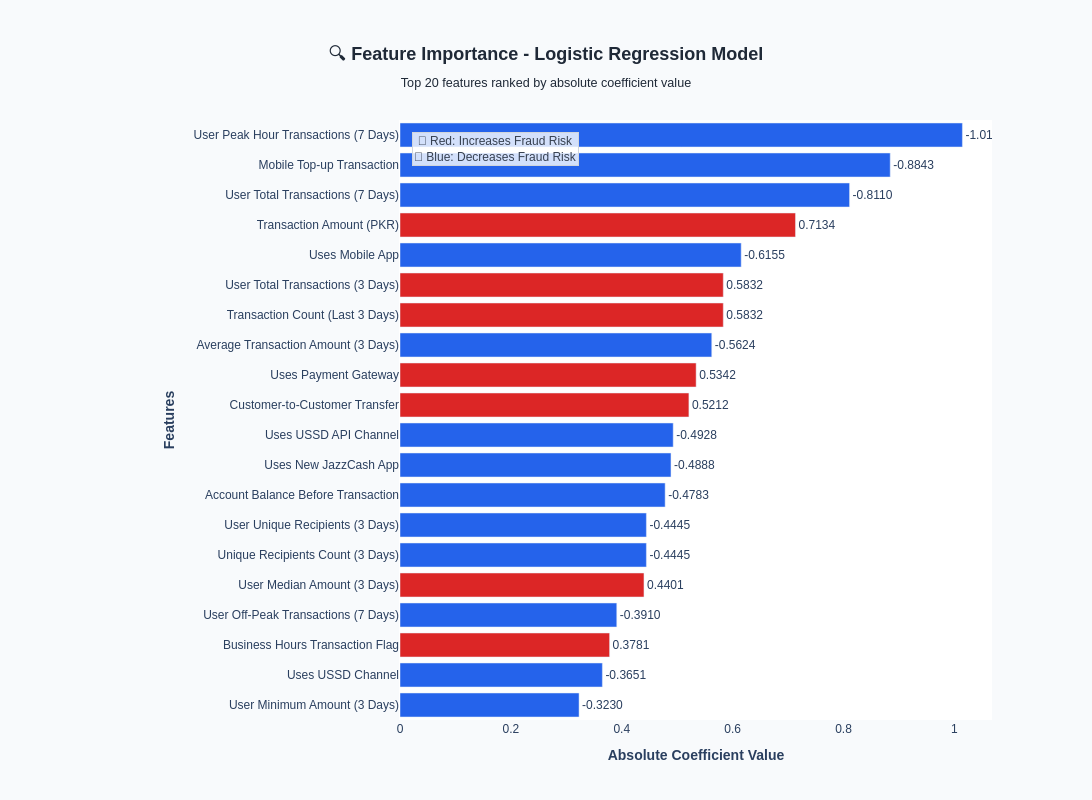

Notebook code for this chart:
### Code cell
# Step 8: Professional Feature Importance Visualization
print(f"\n🎨 STEP 8: FEATURE IMPORTANCE VISUALIZATION")
print("-" * 60)

# Create feature importance visualization
fig, ((ax1, ax2), (ax3, ax4)) = plt.subplots(2, 2, figsize=(18, 12))

# Plot 1: Top 15 Feature Importance (Horizontal Bar)
top_15_features = feature_importance.head(15)
colors = ['red' if coef > 0 else 'blue' for coef in top_15_features['Coefficient']]

ax1.barh(range(len(top_15_features)), top_15_features['Abs_Coefficient'], color=colors, alpha=0.7)
ax1.set_yticks(range(len(top_15_features)))
ax1.set_yticklabels([name[:30] + '...' if len(name) > 30 else name 
                     for name in top_15_features['Feature_Name']], fontsize=10)
ax1.set_xlabel('Absolute Coefficient Value')
ax1.set_title('📊 Top 15 Feature Importance (Logistic Regression)\nRed: Increases Risk | Blue: Decreases Risk')
ax1.grid(axis='x', alpha=0.3)

# Plot 2: Coefficient Distribution
ax2.hist(feature_importance['Coefficient'], bins=20, alpha=0.7, color='skyblue', edgecolor='black')
ax2.axvline(x=0, color='red', linestyle='--', alpha=0.7)
ax2.set_xlabel('Coefficient Value')
ax2.set_ylabel('Number of Features')
ax2.set_title('📈 Distribution of Feature Coefficients')
ax2.grid(alpha=0.3)

# Plot 3: ROC Curve
fpr, tpr, thresholds = roc_curve(y_test, y_pred_proba)
ax3.plot(fpr, tpr, color='darkorange', lw=2, label=f'ROC Curve (AUC = {auc_score:.3f})')
ax3.plot([0, 1], [0, 1], color='navy', lw=2, linestyle='--', alpha=0.5)
ax3.set_xlim([0.0, 1.0])
ax3.set_ylim([0.0, 1.05])
ax3.set_xlabel('False Positive Rate')
ax3.set_ylabel('True Positive Rate')
ax3.set_title('🎯 ROC Curve - Model Performance')
ax3.legend(loc="lower right")
ax3.grid(alpha=0.3)

# Plot 4: Confusion Matrix Heatmap
sns.heatmap(cm, annot=True, fmt='d', cmap='Blues', ax=ax4,
            xticklabels=['Legitimate', 'Fraud'],
            yticklabels=['Legitimate', 'Fraud'])
ax4.set_xlabel('Predicted Label')
ax4.set_ylabel('Actual Label')
ax4.set_title('📊 Confusion Matrix Heatmap')

plt.tight_layout()
plt.show()

print(f"✅ Feature importance visualizations created!")

# Create interactive feature importance plot with Plotly
print(f"\n🎨 Creating interactive feature importance plot...")

import plotly.graph_objects as go

# Prepare data for interactive plot
top_20_features = feature_importance.head(20)
colors = ['#dc2626' if coef > 0 else '#2563eb' for coef in top_20_features['Coefficient']]

fig_interactive = go.Figure(data=go.Bar(
    y=top_20_features['Feature_Name'][::-1],  # Reverse for better readability
    x=top_20_features['Abs_Coefficient'][::-1],
    orientation='h',
    marker_color=colors[::-1],
    text=[f"{coef:.4f}" for coef in top_20_features['Coefficient'][::-1]],
    textposition='outside',
    hovertemplate=(
        "<b>%{y}</b><br>" +
        "Coefficient: %{text}<br>" +
        "Absolute Value: %{x:.4f}<br>" +
        "<extra></extra>"
    )
))

fig_interactive.update_layout(
    title={
        'text': "🔍 <b>Feature Importance - Logistic Regression Model</b><br>" +
                "<sub>Top 20 features ranked by absolute coefficient value</sub>",
        'x': 0.5,
        'xanchor': 'center',
        'font': {'size': 18, 'color': '#1f2937'}
    },
    xaxis_title="<b>Absolute Coefficient Value</b>",
    yaxis_title="<b>Features</b>",
    width=1200,
    height=800,
    plot_bgcolor='white',
    paper_bgcolor='#f8fafc',
    font=dict(family="Arial, sans-serif"),
    margin=dict(l=400, r=100, t=120, b=80)
)

# Add annotations for color explanation
fig_interactive.add_annotation(
    x=0.02, y=0.98,
    xref="paper", yref="paper",
    text="🔴 Red: Increases Fraud Risk<br>🔵 Blue: Decreases Fraud Risk",
    showarrow=False,
    font=dict(size=12, color='#374151'),
    bgcolor="rgba(255,255,255,0.8)",
    bordercolor="#d1d5db",
    borderwidth=1
)

fig_interactive.show()

print(f"✅ Interactive feature importance plot created!")

### Figure 1 — Plotly figure (JSON) as saved in the notebook; plotly's stock layout.template omitted (floating-point values rounded to 4 significant figures)
{"data": [{"hovertemplate": "<b>%{y}</b><br>Coefficient: %{text}<br>Absolute Value: %{x:.4f}<br><extra></extra>", "marker": {"color": ["#2563eb", "#2563eb", "#dc2626", "#2563eb", "#dc2626", "#2563eb", "#2563eb", "#2563eb", "#2563eb", "#2563eb", "#dc2626", "#dc2626", "#2563eb", "#dc2626", "#dc2626", "#2563eb", "#dc2626", "#2563eb", "#2563eb", "#2563eb"]}, "orientation": "h", "text": ["-0.3230", "-0.3651", "0.3781", "-0.3910", "0.4401", "-0.4445", "-0.4445", "-0.4783", "-0.4888", "-0.4928", "0.5212", "0.5342", "-0.5624", "0.5832", "0.5832", "-0.6155", "0.7134", "-0.8110", "-0.8843", "-1.0145"], "textposition": "outside", "type": "bar", "x": [0.323, 0.3651, 0.3781, 0.391, 0.4401, 0.4445, 0.4445, 0.4783, 0.4888, 0.4928, 0.5212, 0.5342, 0.5624, 0.5832, 0.5832, 0.6155, 0.7134, 0.811, 0.8843, 1.015], "y": ["User Minimum Amount (3 Days)", "Uses USSD Channel", "Business Hours Transaction Flag", "User Off-Peak Transactions (7 Days)", "User Median Amount (3 Days)", "Unique Recipients Count (3 Days)", "User Unique Recipients (3 Days)", "Account Balance Before Transaction", "Uses New JazzCash App", "Uses USSD API Channel", "Customer-to-Customer Transfer", "Uses Payment Gateway", "Average Transaction Amount (3 Days)", "Transaction Count (Last 3 Days)", "User Total Transactions (3 Days)", "Uses Mobile App", "Transaction Amount (PKR)", "User Total Transactions (7 Days)", "Mobile Top-up Transaction", "User Peak Hour Transactions (7 Days)"]}], "layout": {"annotations": [{"bgcolor": "rgba(255,255,255,0.8)", "bordercolor": "#d1d5db", "borderwidth": 1, "font": {"color": "#374151", "size": 12}, "showarrow": false, "text": "🔴 Red: Increases Fraud Risk<br>🔵 Blue: Decreases Fraud Risk", "x": 0.02, "xref": "paper", "y": 0.98, "yref": "paper"}], "font": {"family": "Arial, sans-serif"}, "height": 800, "margin": {"b": 80, "l": 400, "r": 100, "t": 120}, "paper_bgcolor": "#f8fafc", "plot_bgcolor": "white", "title": {"font": {"color": "#1f2937", "size": 18}, "text": "🔍 <b>Feature Importance - Logistic Regression Model</b><br><sub>Top 20 features ranked by absolute coefficient value</sub>", "x": 0.5, "xanchor": "center"}, "width": 1200, "xaxis": {"title": {"text": "<b>Absolute Coefficient Value</b>"}}, "yaxis": {"title": {"text": "<b>Features</b>"}}}}
